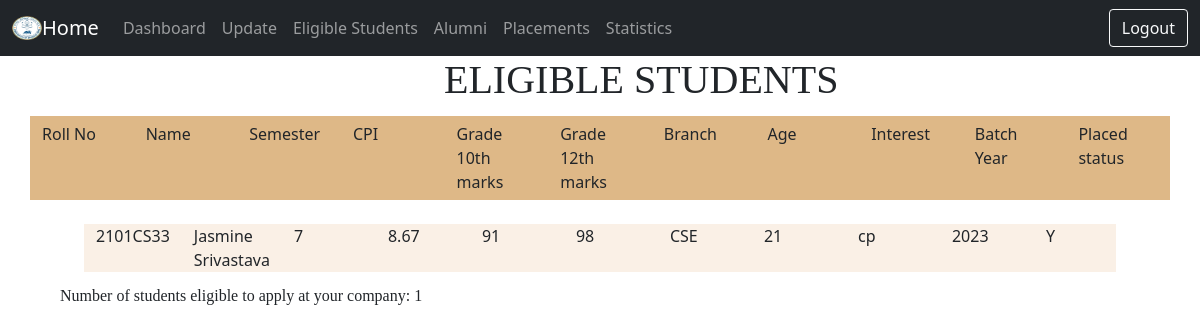
Screenshot of /company_eligible.php (signed in) with the database file from the repository.
### tables this page shows
create table placements(
rollno varchar(10),
ccode varchar(10),
ctc int,
psem int);

create table student_details(
rollno varchar(10) ,
name varchar(50),
semester int,
cpi double,
grade10 int,
grade12 int,
branch varchar(10),
age int,
interest varchar(50),
batch_year int,
placed char(1));

### company_eligible.php (the view, shortened to what this page needs)
<!DOCTYPE html>
<html lang="en">
<head>
    <link rel="stylesheet" href="compeligible.css">
<link href="https://cdn.jsdelivr.net/npm/bootstrap@5.0.2/dist/css/bootstrap.min.css" rel="stylesheet">
</head>
<body>
<nav class="navbar navbar-expand-lg sticky-top navbar-dark bg-dark">
          <div class="container-fluid">
              <img src="hello.jpg" alt="" width="30" height="24">
            <a class="navbar-brand" href="companyhome.php">Home</a>
            <div class="collapse navbar-collapse" id="navbarTogglerDemo02">
              <ul class="navbar-nav me-auto mb-2 mb-lg-0">
                <li class="nav-item">
                  <a class="nav-link" href="company_dashboard.php">Dashboard</a>
                </li>
                <li class="nav-item">
                  <a class="nav-link" href="compupdate.php">Update</a>
                </li>
                <li class="nav-item">
                  <a class="nav-link" href="company_eligible.php">Eligible Students</a>
                </li>
                <li class="nav-item">
                  <a class="nav-link" href="company_alumni.php">Alumni</a>
                </li>
                <li class="nav-item">
                  <a class="nav-link" href="company_placement.php">Placements</a>
                </li>
                <li class="nav-item">
                  <a class="nav-link" href="company_stats.php">Statistics</a>
                </li>
              </ul>
              <form class="d-flex" method="post" action="logout.php">
                  <button class="btn btn-outline-light" type="submit">Logout</button>
                </form>
            </div>
          </div>
        </nav>
             <div class="heading">
    <h1> ELIGIBLE STUDENTS </h1>
</div>
</body>
</html>
<?php
include 'server.php';
    $ccode= $_SESSION['id'];
    $sql = "SELECT * FROM companies where ccode ='$ccode'";
	$result = mysqli_query($conn, $sql);
    $count = mysqli_num_rows($result);
    if ($count < 1) {
        echo '<div class="resulthead">';
		echo "No results found.... Enter the correct company code</p>";
        echo '</div>';
	} else {
    while ($row = $result -> fetch_assoc()){
        $min_sem=$row['min_sem'];
        $min_cpi=$row['min_cpi'];
        $package=$row['package'];
    }
    $t = "select * from skills where ccode = '$ccode'";
    $res = $conn->query($t);
    $r = $res->fetch_assoc();
    $a = array($r["ml"],$r["cp"],$r["iot"],$r["mng"],$r["ncc"],$r["cybsec"],$r["dsa"],$r["network"],$r["db"],$r["software"]);
    $b = array("ml","cp","iot","mng","ncc","cybsec","dsa","network","db","software");
    $sql = "SELECT A.*, B.ccode, B.ctc FROM student_details A LEFT JOIN placements B ON A.rollno=B.rollno where cpi >= '$min_cpi' and semester >= '$min_sem'";
	$result = mysqli_query($conn, $sql);
	$count = mysqli_num_rows($result);
	if ($count < 1) {
        echo '<div class="resulthead">';
		echo "<p>No results found</p>";
        echo '</div>';
	} else {
        $count1 =0;
        $count2 =0;
        while ($row = $result -> fetch_assoc()){
            $x = 0;
            $present = false;
            foreach($b as $val){
                if($val== $row["interest"]){
                    if($a[$x]==true){
                        $present = true;
                    }
                }
                $x++;
            }
            if($present){
                $count1=$count1+1;
                if($count1==1){
                    echo ' <div class="container">
                    <div class="row">
                      <div class="col">';
             echo 'Roll No';
             echo '</div>
                      <div class="col">';
             echo 'Name';
             echo '</div>
                      <div class="col">
                        Semester
                      </div>';
             echo '<div class="col">
                        CPI
                      </div>';
             echo '<div class="col">
                        Grade 10th marks
                      </div>';
             echo ' <div class="col">
                       Grade 12th marks
                      </div>';
             echo '<div class="col">
                        Branch
                      </div>';
             echo '<div class="col">
                         Age
                     </div>'
             ;
             echo '<div class="col">
                 Interest
             </div>';
             echo '<div class="col">
             Batch Year
     </div>';
             echo '<div class="col">
                     Placed status
                     </div>
                 </div>
                 </div>';
                }
                if ($row['placed']=="Y" and $row['ctc']<= $package)
            {
            $count2=$count2+1;
            echo '<div class="container1">
                            <div class="row">
                            <div class="col">';
                        echo $row['rollno'];
                        echo '</div>';
                        echo '
                            <div class="col">';
                        echo $row['name'];
                        echo '</div>';
                        echo '
                            <div class="col">';
                        echo $row['semester'];
                        echo '</div>';
                        echo '
                            <div class="col">';
                        echo $row['cpi'];
                        echo '</div>';
                        echo '
                            <div class="col">';
                        echo $row['grade10'];
                        echo '</div>';
                        echo '
                            <div class="col">';
                        echo $row['grade12'];
                        echo '</div>';
                        echo '
                            <div class="col">';
                        echo $row['branch'];
                        echo '</div>';
                        echo '
                            <div class="col">';
                        echo $row['age'];
                        echo '</div>';
                        echo '
                            <div class="col">';
                        echo $row['interest'];
                        echo '</div>';
                        echo '
                            <div class="col">';
                        echo $row['batch_year'];
                        echo '</div>';
                        echo '
                            <div class="col">';
                        echo $row['placed'];
                        echo '</div>';
                        echo '</div></div>';
            }
            }
        }
	}
    echo '<div class="result">';
    echo 'Number of students eligible to apply at your company: ';
echo $count2;
    echo '</div>';
}
?>

### compeligible.css (style rules this page uses)
.container { margin-top: 1vw; background-color:burlywood; padding-top: 0.5vw; padding-bottom: 0.5vw; }
.heading { margin-left: 37vw; font-family: 'Times New Roman', Times, serif; }
.container1 { background-color:linen; margin-top: 0.001vh; padding-left:1vw ; margin-left: 7vw; margin-right: 7vw; }
.result { margin-left: 5vw; margin-top: 1vw; font-family: 'Times New Roman', Times, serif; }

### rows the page displays
placements: shows "Roll No"
placements: rollno.rollno "2101CS33", rollno.name "Jasmine Srivastava", rollno.semester "7", rollno.cpi "8.67", rollno.grade10 "91", rollno.grade12 "98", rollno.branch "CSE", rollno.age "21", rollno.interest "cp", rollno.batch_year "2023", rollno.placed "Y"

### other values shown
$count2 "1"
